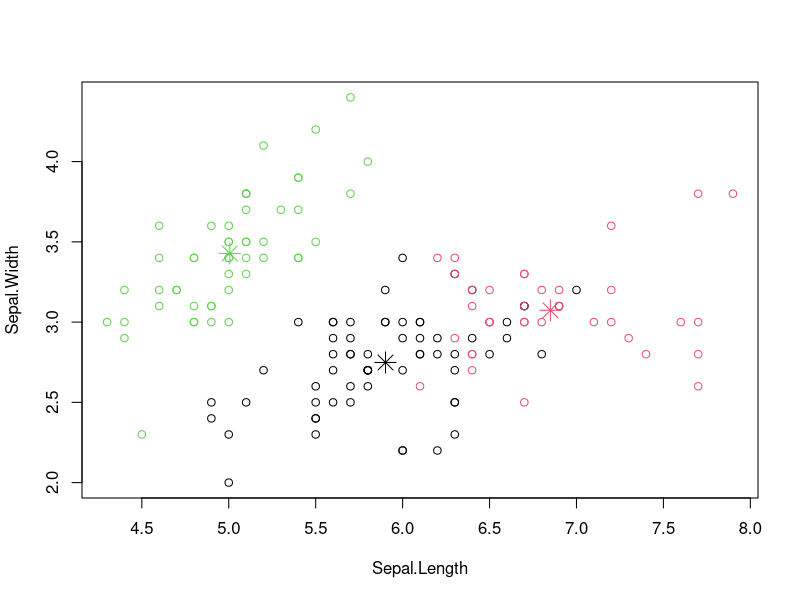
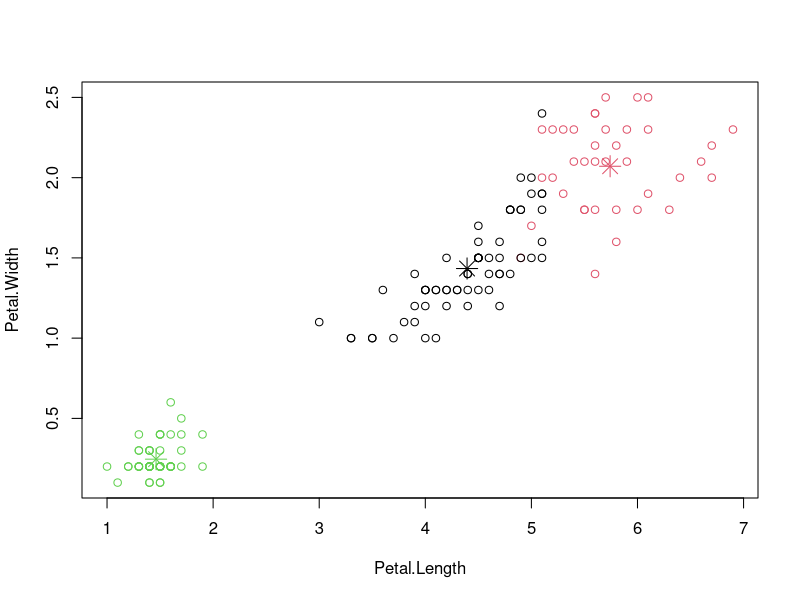

These figures' R source, in order:
# Kmeans Clustering - Iris
# Author: Martin Abeleda
# Date: 21/12/16

install.packages('datasets')
library(datasets)

# Create my version of iris
my_iris <- iris

# Remove Species Data
my_iris$Species <- NULL

# Apply kmeans with 3 clusters
kc <- kmeans(my_iris, 3)

# Compare Species with clustering result
table(iris$Species, kc$cluster)

# Plot the clusters and their centres for sepal length and width
plot(my_iris[c("Sepal.Length", "Sepal.Width")], col = kc$cluster)
points(kc$centers[,c("Sepal.Length", "Sepal.Width")], col = 1:3, pch = 8, cex = 2)

# Plot the clusters and their centres for petal length and width
plot(my_iris[c("Petal.Length", "Petal.Width")], col = kc$cluster)
points(kc$centers[,c("Petal.Length", "Petal.Width")], col = 1:3, pch = 8, cex = 2)

